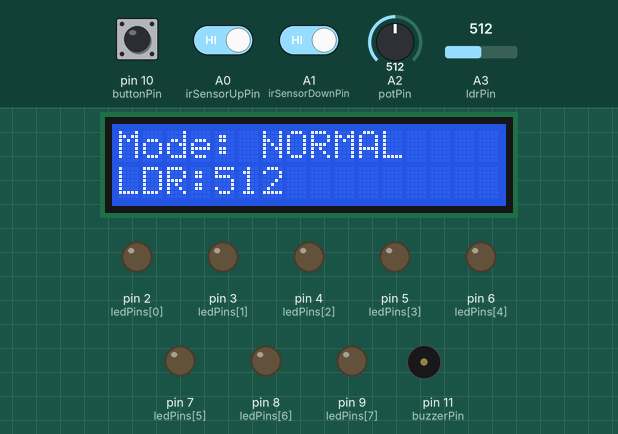
Simulated run of this sketch. Board: Arduino Uno, built with avr-gcc and run on an emulated ATmega328P. Shown: 16×2 character LCD, output pins drawn as LEDs (lit = HIGH), buzzer (waves = sounding). Inputs (shaded band) come from the test bench; at power-on: pin 10 (buttonPin) HIGH, A0 (irSensorUpPin) HIGH, A3 (ldrPin) = 512, A1 (irSensorDownPin) HIGH, A2 (potPin) = 512. What the sketch prints to the serial monitor is not drawn.

Above: at 1.2 s.
1.3 s: pin 10 (buttonPin) pulled LOW for 0.15 s
At 2.5 s:
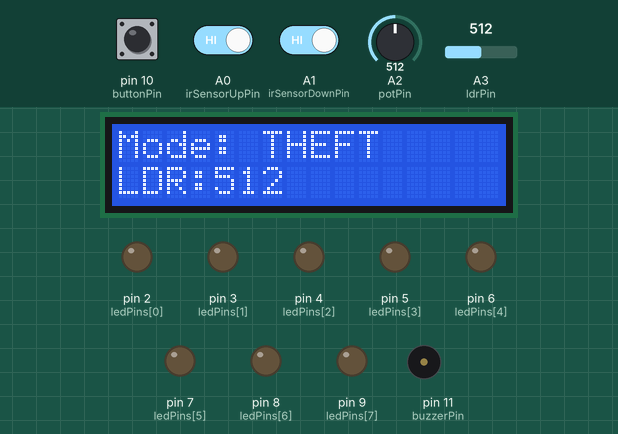
2.9 s: A0 (irSensorUpPin) driven LOW
At 3.8 s:
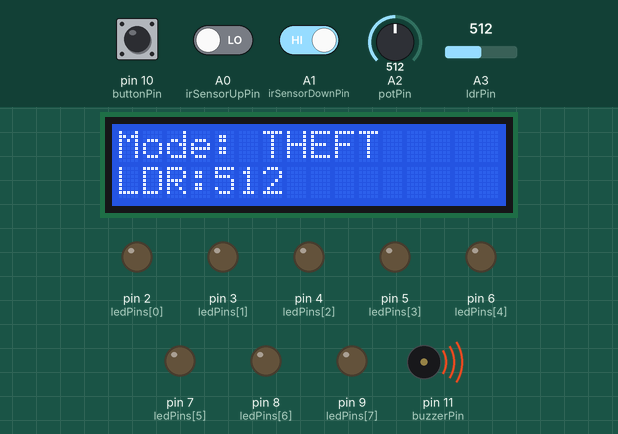
4.4 s: A3 (ldrPin) set to 340
At 5.0 s:
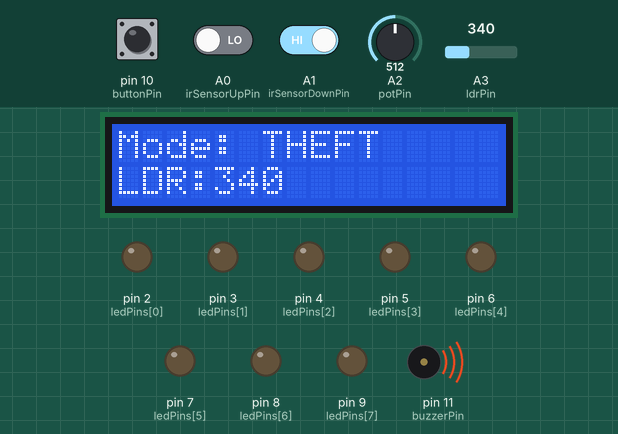
6.1 s: pin 10 (buttonPin) pulled LOW for 1 s
At 6.52 s:
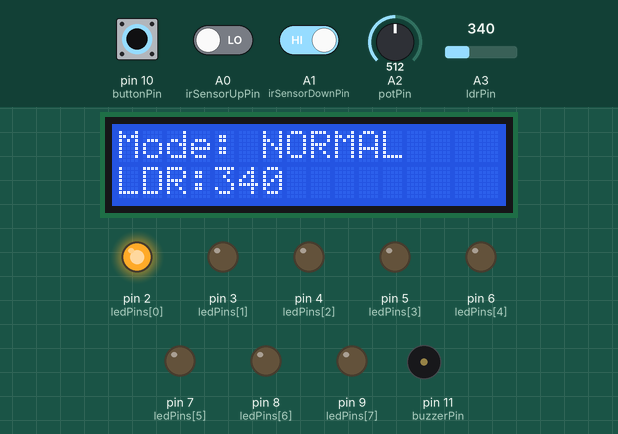
9.6 s: A1 (irSensorDownPin) driven LOW
At 10.12 s:
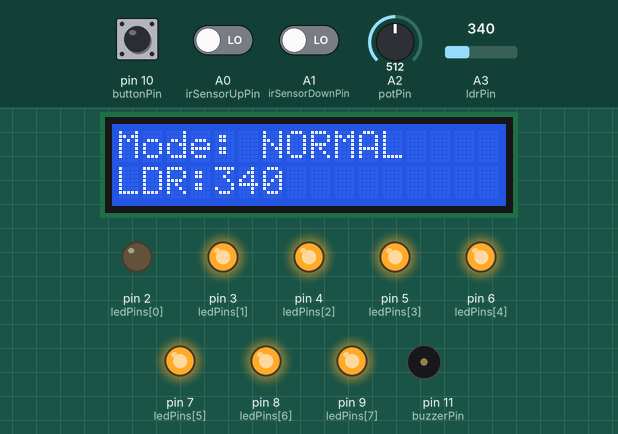
12.6 s: A3 (ldrPin) set to 356
At 14.7 s:
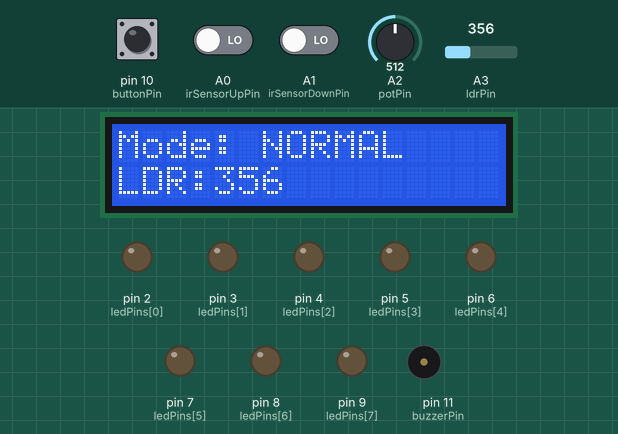
Timing chart, 0 to 15.5 s (numbered marks = the images above; inputs shaded):
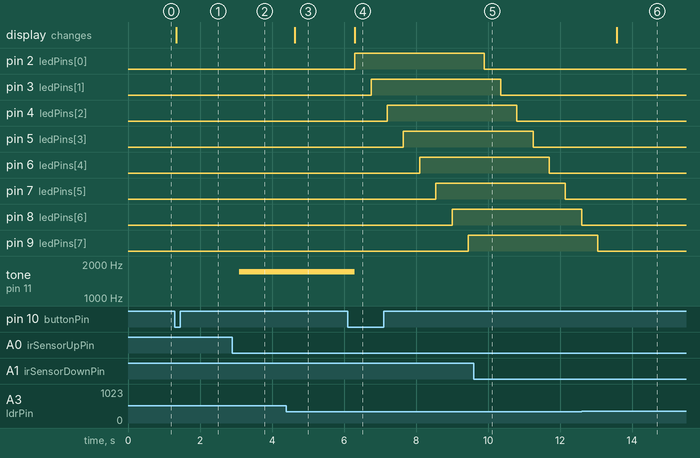

The sketch:

lcd_buzzer_ldr_final.ino
```cpp
#include <Wire.h>
#include <LiquidCrystal_I2C.h>

const int ledPins[] = {2, 3, 4, 5, 6, 7, 8, 9};
const int numLEDs = 8;

const int irSensorUpPin = A0;
const int irSensorDownPin = A1;

const int potPin = A2;
const int ldrPin = A3;
const int buttonPin = 10;
const int buzzerPin = 11;

LiquidCrystal_I2C lcd(0x27, 16, 2);

bool theftAlertActive = false;

bool theftMode = false;
bool lastButtonState = HIGH;
unsigned long lastDebounceTime = 0;
unsigned long debounceDelay = 50;

void setup() {
  // Initialize LED pins
  for (int pin : ledPins) {
    pinMode(pin, OUTPUT);
    digitalWrite(pin, LOW);
  }

  pinMode(irSensorUpPin, INPUT);
  pinMode(irSensorDownPin, INPUT);
  pinMode(buttonPin, INPUT_PULLUP);
  pinMode(buzzerPin, OUTPUT);

  lcd.init();
  lcd.backlight();

  Serial.begin(9600);
}

void displayStatus(int ldrValue) {
  lcd.clear();
  lcd.setCursor(0, 0);
  lcd.print(theftMode ? "Theft Mode" : "Normal Mode");

  lcd.setCursor(0, 1);
  lcd.print("LDR: ");
  lcd.print(ldrValue);
}

void playBuzzerPattern() {
  for (int i = 1700; i <= 1950; i += 20) {
    tone(buzzerPin, i);
    delay(5);
  }
  for (int i = 1950; i >= 1700; i -= 20) {
    tone(buzzerPin, i);
    delay(5);
  }
  noTone(buzzerPin);
}

void lightUpSequentially(int start, int end, int step, int ledDelay) {
  for (int i = start; i != end; i += step) {
    digitalWrite(ledPins[i], HIGH);
    delay(ledDelay);
  }
}

void lightDownSequentially(int start, int end, int step, int ledDelay, int stopSensor) {
  unsigned long startTime = millis();
  while (millis() - startTime < 7000) {
    if (digitalRead(stopSensor) == LOW) break;
    delay(50);
  }

  for (int i = start; i != end; i += step) {
    digitalWrite(ledPins[i], LOW);
    delay(ledDelay);
  }
}

void checkButton() {
  static bool lastState = HIGH;
  static unsigned long lastPressTime = 0;

  bool currentState = digitalRead(buttonPin);

  if (lastState == HIGH && currentState == LOW) {
    // Button just pressed
    if (millis() - lastPressTime > 200) {  // debounce delay
      theftMode = !theftMode;
      Serial.println(theftMode ? "Switched to Theft Mode" : "Switched to Normal Mode");
      lastPressTime = millis();
    }
  }

  lastState = currentState;
}


void loop() {
  checkButton();

  int potValue = analogRead(potPin);
  int ledDelay = map(potValue, 0, 1023, 100, 800);
  int irSensorUpState = digitalRead(irSensorUpPin);
  int irSensorDownState = digitalRead(irSensorDownPin);
  int ldrValue = analogRead(ldrPin);

  lcd.setCursor(0, 1);
  lcd.print("LDR:");
  lcd.print(ldrValue);
  lcd.print("   "); // clear trailing digits

  if (theftMode) {
    lcd.setCursor(0, 0);
    lcd.print("Mode: THEFT       ");

    // Trigger alert if either IR sensor is LOW
    if (irSensorUpState == LOW || irSensorDownState == LOW) {
      theftAlertActive = true;
    }

    // If alert is active, play buzzer continuously
    if (theftAlertActive) {
      for (int i = 1700; i <= 1950; i += 20) {
        tone(buzzerPin, i);
        delay(5);
      }
      for (int i = 1950; i >= 1700; i -= 20) {
        tone(buzzerPin, i);
        delay(5);
      }
    }

  } else {
    lcd.setCursor(0, 0);
    lcd.print("Mode: NORMAL      ");

    theftAlertActive = false;    // Reset alert
    noTone(buzzerPin);           // Turn off buzzer

    if (ldrValue < 350) {
      if (irSensorUpState == LOW) {
        lightUpSequentially(0, numLEDs, 1, ledDelay);
        lightDownSequentially(0, numLEDs, 1, ledDelay, irSensorDownPin);
      }

      if (irSensorDownState == LOW) {
        lightUpSequentially(numLEDs - 1, -1, -1, ledDelay);
        lightDownSequentially(numLEDs - 1, -1, -1, ledDelay, irSensorUpPin);
      }
    }
  }

  delay(50);
}
```

Measured:
- the behaviour switches between 349 and 350 on A3 (ldrPin) (found by bisection; images 5 and 6)
- after the input at 1.3 s, the display: changes at once (image 1)
- after the input at 2.9 s, tone on pin 11 (buzzerPin): silent → 1710 Hz after 0.19 s
- after the input at 4.4 s, tone on pin 11 (buzzerPin): stays 1710 Hz (without the input it goes to 1720 Hz after 1.7 s); the display: changes after 0.24 s (image 3)
- after the input at 6.1 s, pin 2 (ledPins[0]): LOW → HIGH after 0.20 s; pin 3 (ledPins[1]): LOW → HIGH after 0.65 s; pin 4 (ledPins[2]): LOW → HIGH after 1.1 s; pin 5 (ledPins[3]): LOW → HIGH after 1.6 s; pin 6 (ledPins[4]): LOW → HIGH after 2.0 s; the display: changes after 0.20 s (image 4)
- after the input at 9.6 s, pin 2 (ledPins[0]): HIGH → LOW after 0.30 s; pin 3 (ledPins[1]): HIGH → LOW after 0.75 s; pin 4 (ledPins[2]): HIGH → LOW after 1.2 s; pin 5 (ledPins[3]): HIGH → LOW after 1.7 s; pin 6 (ledPins[4]): HIGH → LOW after 2.1 s
- after the input at 12.6 s, pin 2 (ledPins[0]): stays LOW (without the input it goes to HIGH after 0.98 s); pin 3 (ledPins[1]): stays LOW (without the input it goes to HIGH after 1.4 s)
